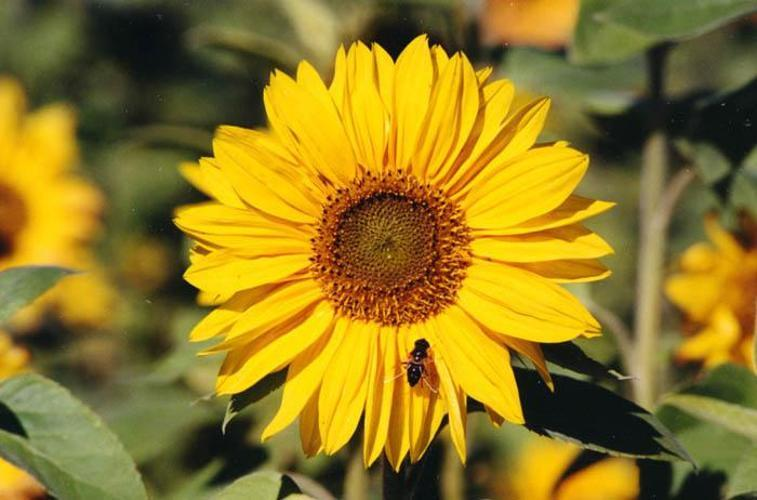
#> input picture tri_tue_nhan_tao/thi_giua_ki/dataset/train/sunflower/image01.jpg, 757 x 500 px; its folder holds only this picture in this run
$ python train.py   (older library calls are emulated)
#> lines starting #> are read from the running program, lines starting #| are printed output that depends on the picture
from sklearn.preprocessing import LabelEncoder
from sklearn.preprocessing import MinMaxScaler
from sklearn.model_selection import train_test_split
import numpy as np
import mahotas
import cv2
import os
import glob
from sklearn.svm import SVC
import matplotlib.pyplot as plt
# import h5py

#--------------------
# tunable-parameters
#--------------------
images_per_class = 9
fixed_size       = tuple((500, 500))
train_path       = "dataset/train"
bins             = 8


# feature-descriptor-1: Hu Moments
def fd_hu_moments(image):
    image = cv2.cvtColor(image, cv2.COLOR_BGR2GRAY)
    feature = cv2.HuMoments(cv2.moments(image)).flatten()
    return feature


# feature-descriptor-2: Haralick Texture
def fd_haralick(image):
    # convert the image to grayscale
    gray = cv2.cvtColor(image, cv2.COLOR_BGR2GRAY)
    # compute the haralick texture feature vector
    haralick = mahotas.features.haralick(gray).mean(axis=0)
    # return the result
    return haralick

# feature-descriptor-3: Color Histogram
def fd_histogram(image, mask=None):
    # convert the image to HSV color-space
    image = cv2.cvtColor(image, cv2.COLOR_BGR2HSV)
    # compute the color histogram
    hist  = cv2.calcHist([image], [0, 1, 2], None, [bins, bins, bins], [0, 256, 0, 256, 0, 256])
    # normalize the histogram
    cv2.normalize(hist, hist)
    # return the histogram
    return hist.flatten()


# get the training labels
train_labels = os.listdir(train_path)

# sort the training labels
train_labels.sort()

# empty lists to hold feature vectors and labels
global_features = []
labels          = []

def train_file():
# loop over the training data sub-folders
    i = 1
    for training_name in train_labels:
        # join the training data path and each species training folder
        dir = os.path.join(train_path, training_name)

        # get the current training label
        current_label = i

    # loop over the images in each sub-folder
        for file in glob.glob(os.path.join(dir, '*.jpg')):
            # get the image file name
            # file = dir + "/image_000" + str(x) + ".jpg"
            print(file)

            # read the image and resize it to a fixed-size
            image = cv2.imread(file)
#> image is the input picture: shape (500, 757, 3); mean B, G, R 34.4, 121.7, 145
            image = cv2.resize(image, fixed_size)
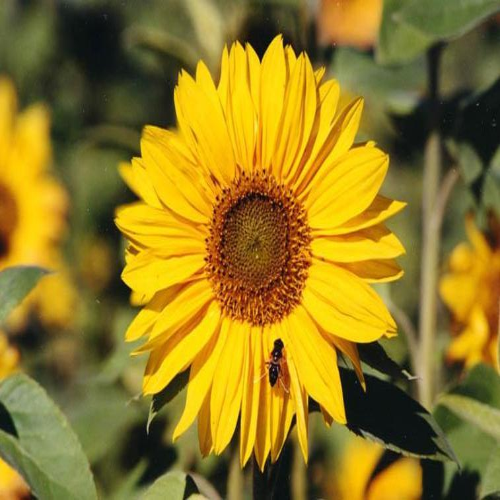
#> image: shape (500, 500, 3); mean B, G, R 34.4, 121.7, 145

            ####################################
            # Global Feature extraction
            ####################################
            fv_hu_moments = fd_hu_moments(image)
#> in fd_hu_moments, `image = cv2.cvtColor(image, cv2.COLOR_BGR2GRAY)`:
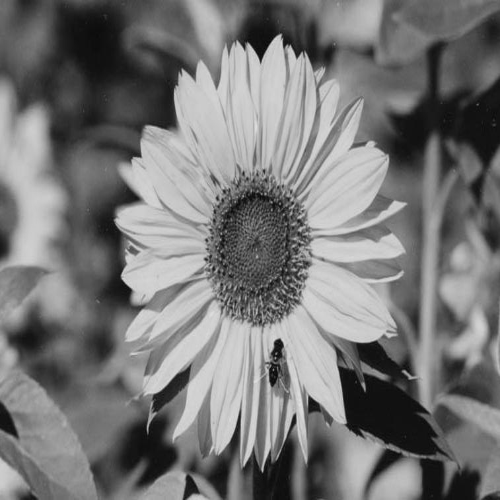
#> image: shape (500, 500); min 3, max 224, mean 118.7
#> in fd_hu_moments, `feature = cv2.HuMoments(cv2.moments(image)).flatten()`: feature = [0.00124, 2.24e-09, 1.5e-11, 5.73e-13, -2e-25, 2.19e-17, 1.67e-24]
#> fv_hu_moments has the same summary as feature in fd_hu_moments
            fv_haralick   = fd_haralick(image)
            fv_histogram  = fd_histogram(image)

            ###################################
            # Concatenate global features
            ###################################
            global_feature = np.hstack([fv_histogram, fv_haralick, fv_hu_moments])

            # update the list of labels and feature vectors
            labels.append(current_label)
            global_features.append(global_feature)

            print(labels)
        i = i + 1
    np.savetxt('feature-datas.txt', global_features)
    np.savetxt('label-datas.txt', labels)
    print("[STATUS] processed folder: {}".format(current_label))

#> (the run stopped early here; a loop or call above may not have finished)

$ run again, on tri_tue_nhan_tao/thi_giua_ki/dataset/train/sunflower/image_0761.jpg
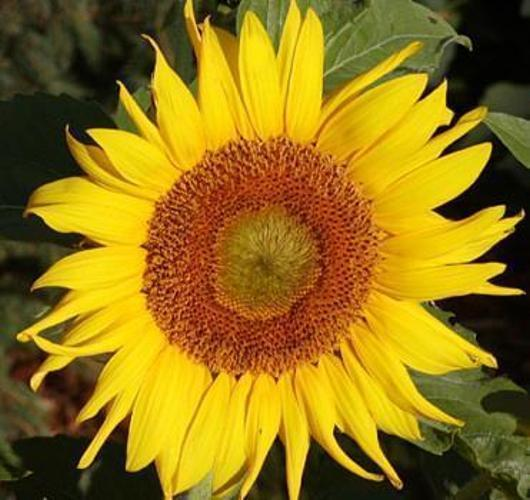
#> input picture tri_tue_nhan_tao/thi_giua_ki/dataset/train/sunflower/image_0761.jpg, 530 x 500 px
#> in train_file, image is the input picture: shape (500, 530, 3); mean B, G, R 21.4, 115.1, 145.1
#> in train_file, `image = cv2.resize(image, fixed_size)`:
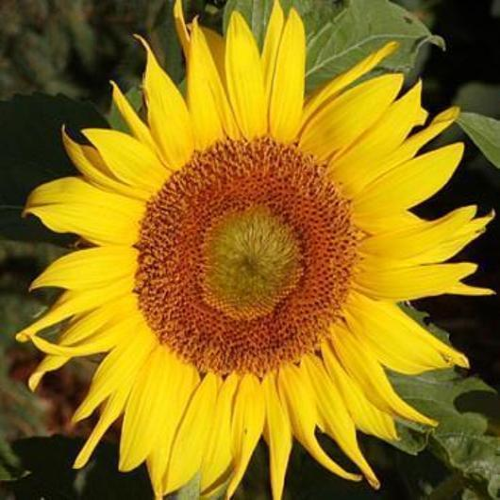
#> image: shape (500, 500, 3); mean B, G, R 21.4, 115.1, 145.1
#> in fd_hu_moments, `image = cv2.cvtColor(image, cv2.COLOR_BGR2GRAY)`:
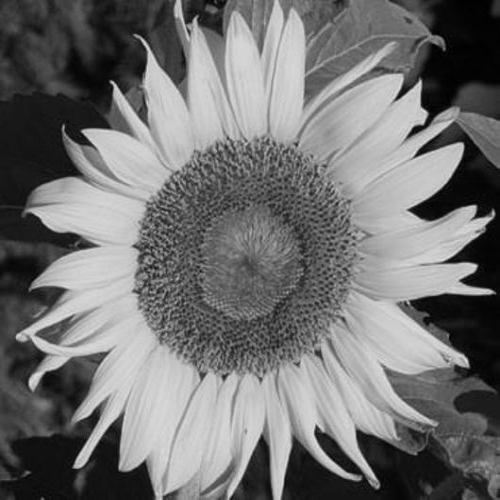
#> image: shape (500, 500); min 0, max 224, mean 113.4
#> feature = [0.00119, 1.15e-08, 8.83e-12, 8.07e-14, -6.44e-26, -5.83e-18, 2.21e-26]
#> fv_hu_moments has the same summary as feature in fd_hu_moments

$ run again, on tri_tue_nhan_tao/thi_giua_ki/dataset/train/sunflower/image_0762.jpg
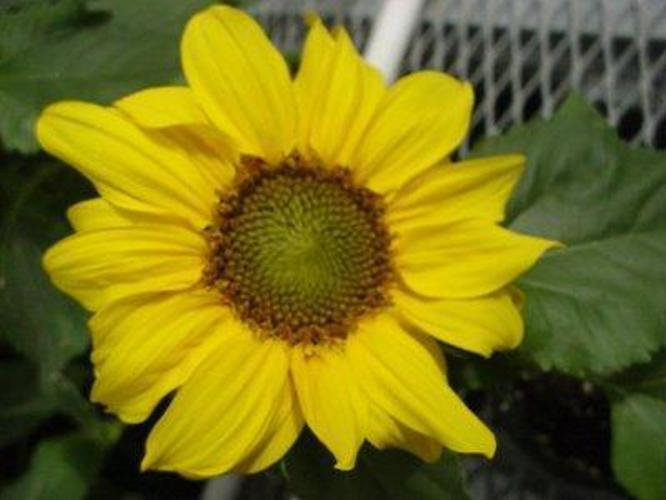
#> input picture tri_tue_nhan_tao/thi_giua_ki/dataset/train/sunflower/image_0762.jpg, 666 x 500 px
#> in train_file, image is the input picture: shape (500, 666, 3); mean B, G, R 24.1, 112.3, 119
#> in train_file, `image = cv2.resize(image, fixed_size)`:
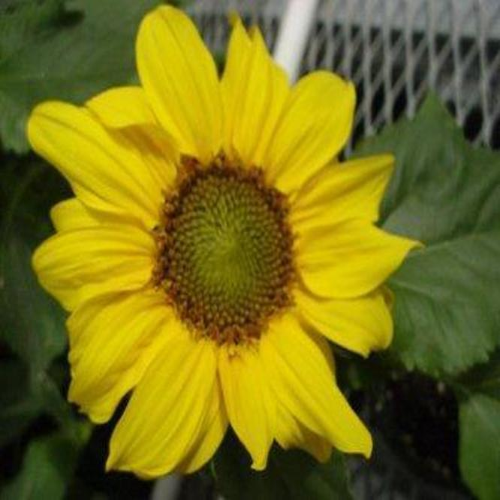
#> image: shape (500, 500, 3); mean B, G, R 24.1, 112.3, 119
#> in fd_hu_moments, `image = cv2.cvtColor(image, cv2.COLOR_BGR2GRAY)`:
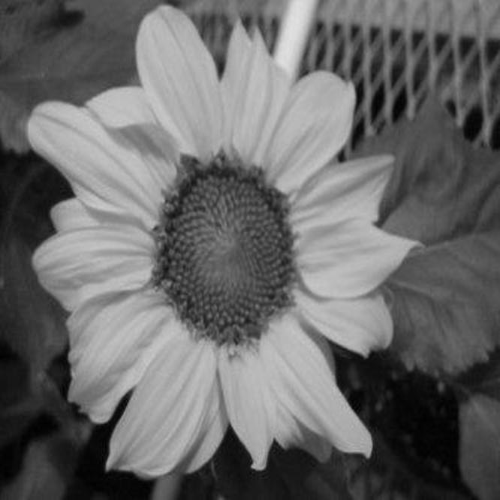
#> image: shape (500, 500); min 0, max 226, mean 104.2
#> feature = [0.0013, 6.76e-09, 1.81e-11, 6.54e-12, -3.48e-23, -5.34e-16, -6.2e-23]
#> fv_hu_moments has the same summary as feature in fd_hu_moments
